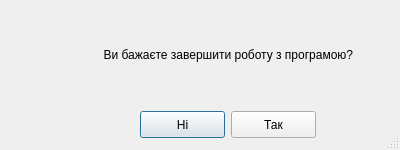
<?xml version="1.0" encoding="UTF-8"?>
<ui version="4.0">
 <class>MassQuestion</class>
 <widget class="QDialog" name="MassQuestion">
  <property name="windowModality">
   <enum>Qt::ApplicationModal</enum>
  </property>
  <property name="geometry">
   <rect>
    <x>0</x>
    <y>0</y>
    <width>400</width>
    <height>150</height>
   </rect>
  </property>
  <property name="sizePolicy">
   <sizepolicy hsizetype="Maximum" vsizetype="Preferred">
    <horstretch>100</horstretch>
    <verstretch>100</verstretch>
   </sizepolicy>
  </property>
  <property name="sizeIncrement">
   <size>
    <width>10</width>
    <height>10</height>
   </size>
  </property>
  <property name="contextMenuPolicy">
   <enum>Qt::NoContextMenu</enum>
  </property>
  <property name="windowTitle">
   <string>Інженерна геологія</string>
  </property>
  <property name="windowIcon">
   <iconset>
    <normaloff>../icons/16x16/applications-engineering.png</normaloff>../icons/16x16/applications-engineering.png</iconset>
  </property>
  <property name="sizeGripEnabled">
   <bool>true</bool>
  </property>
  <property name="modal">
   <bool>true</bool>
  </property>
  <widget class="QLabel" name="label">
   <property name="geometry">
    <rect>
     <x>10</x>
     <y>20</y>
     <width>51</width>
     <height>70</height>
    </rect>
   </property>
   <property name="frameShape">
    <enum>QFrame::NoFrame</enum>
   </property>
   <property name="text">
    <string/>
   </property>
   <property name="pixmap">
    <pixmap>../icons/48/dialog-question.png</pixmap>
   </property>
   <property name="scaledContents">
    <bool>false</bool>
   </property>
   <property name="alignment">
    <set>Qt::AlignLeading|Qt::AlignLeft|Qt::AlignVCenter</set>
   </property>
   <property name="wordWrap">
    <bool>false</bool>
   </property>
  </widget>
  <widget class="QLabel" name="label_2">
   <property name="geometry">
    <rect>
     <x>70</x>
     <y>10</y>
     <width>320</width>
     <height>90</height>
    </rect>
   </property>
   <property name="frameShape">
    <enum>QFrame::NoFrame</enum>
   </property>
   <property name="frameShadow">
    <enum>QFrame::Sunken</enum>
   </property>
   <property name="text">
    <string>&lt;html&gt;&lt;head/&gt;&lt;body&gt;&lt;p&gt;Ви бажаєте завершити роботу з програмою? &lt;/p&gt;&lt;/body&gt;&lt;/html&gt;</string>
   </property>
   <property name="alignment">
    <set>Qt::AlignCenter</set>
   </property>
   <property name="wordWrap">
    <bool>true</bool>
   </property>
  </widget>
  <widget class="QPushButton" name="pushButton">
   <property name="geometry">
    <rect>
     <x>231</x>
     <y>111</y>
     <width>85</width>
     <height>27</height>
    </rect>
   </property>
   <property name="text">
    <string>Так</string>
   </property>
   <property name="icon">
    <iconset>
     <normaloff>../icons/16x16/dialog-ok-apply.png</normaloff>../icons/16x16/dialog-ok-apply.png</iconset>
   </property>
   <property name="autoDefault">
    <bool>false</bool>
   </property>
  </widget>
  <widget class="QPushButton" name="pushButton_2">
   <property name="geometry">
    <rect>
     <x>140</x>
     <y>111</y>
     <width>85</width>
     <height>27</height>
    </rect>
   </property>
   <property name="text">
    <string>Ні</string>
   </property>
   <property name="icon">
    <iconset>
     <normaloff>../icons/16x16/dialog-cancel.png</normaloff>../icons/16x16/dialog-cancel.png</iconset>
   </property>
   <property name="default">
    <bool>true</bool>
   </property>
  </widget>
 </widget>
 <resources/>
 <connections/>
</ui>
